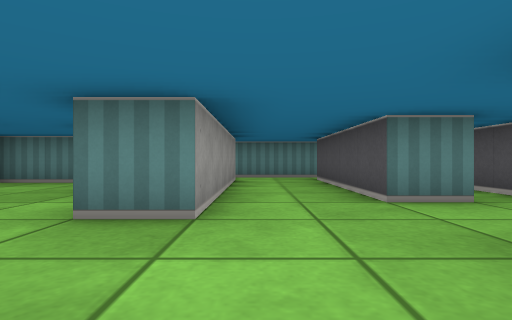
View 1 (above)

16 first-person views from a walk through a cub3D level. The camera is about half as high as the walls, looks level and sees 80° across. The floor is counted in squares. Each view is taken from the middle of a square. On the plan, view 1 faces up. The plan holds only what a view shows up to about 9 squares ahead; the rest is blank.

View 2
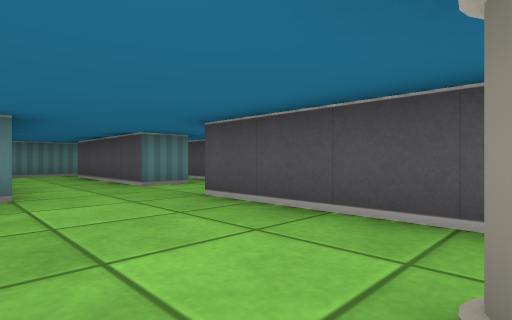

View 3
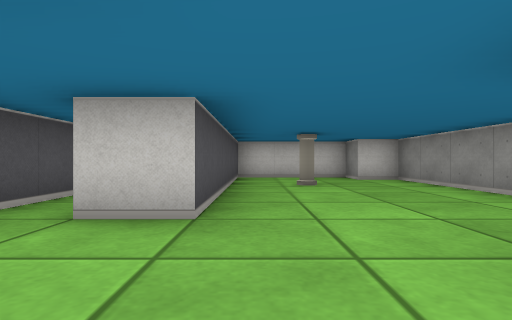

View 4
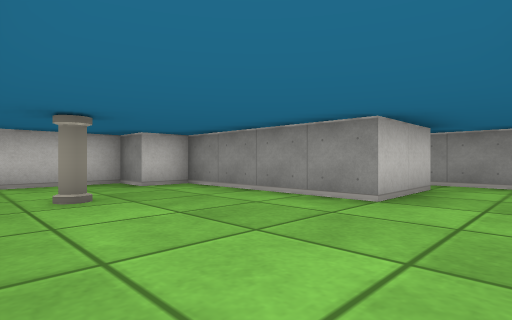

View 5
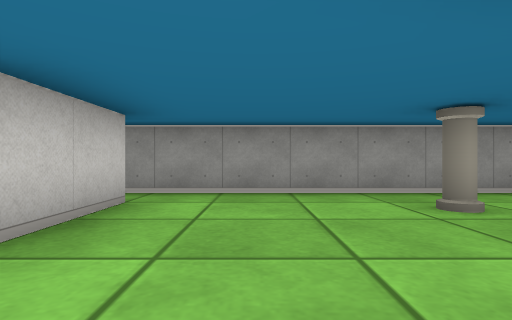

View 6
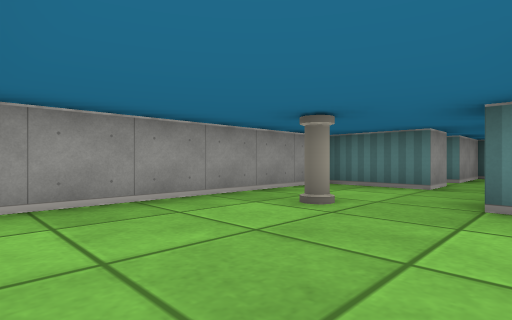

View 7
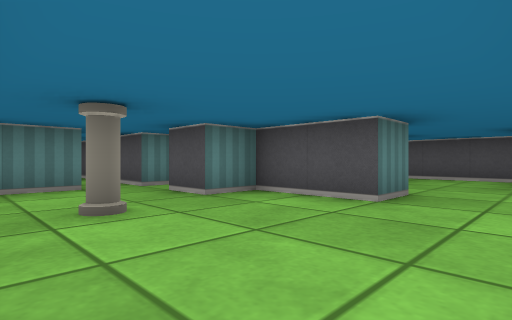

View 8
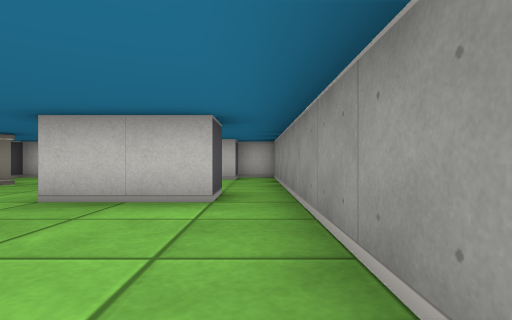

View 9
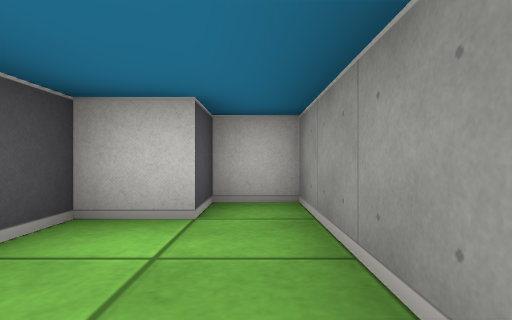

View 10
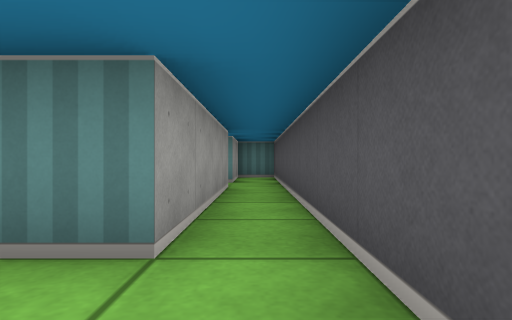

View 11
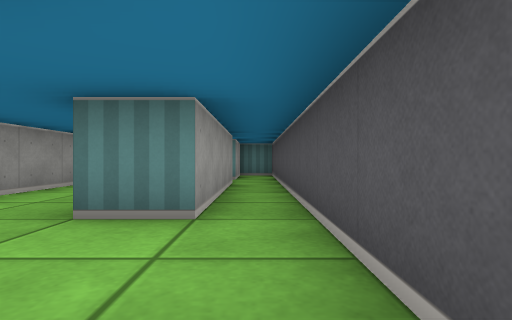

View 12
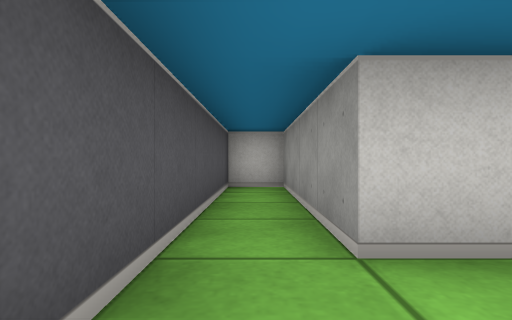

View 13
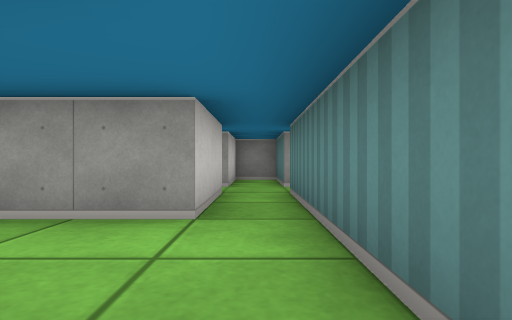

View 14
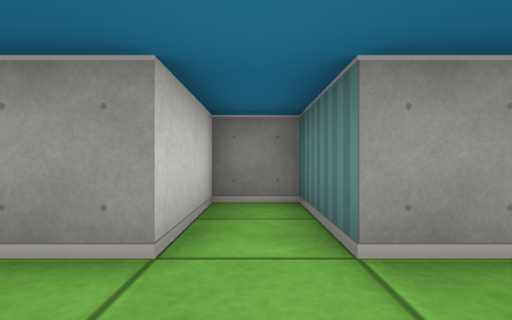

View 15
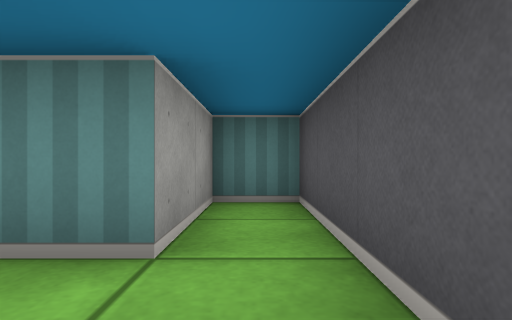

View 16
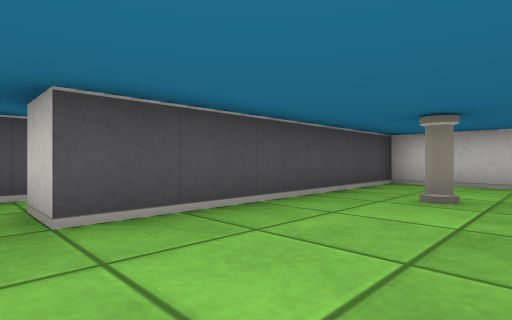

### Floor plan
Ten units are one square. View 1 is at (0, 0); x grows to the right and y downward. Boxes are objects, and circles mark ways between rooms. Rooms are numbered by the first view taken in them; rooms with no view inside come last. Other rooms are left out.
<svg viewBox="-60 -110 100 160">
<path fill="none" stroke="#000" d="M-25 -5 -25 35 -15 35 -15 45 15 45 15 -15 25 -15M25 -35 15 -35 15 -75M-5 -75 -5 -25 -15 -25M25 -85 -5 -85M-55 -59 -55 -5M-15 -25 -15 -45 -25 -45 -25 -55M-19 -65 -25 -65 -25 -75M-45 -5 -25 -5M-35 -75 -35 -65 -55 -65M-45 5 -45 -5M-55 -5 -55 45 -45 45 -45 35 -35 35 -35 28M25 -15 25 25 35 25 35 -105 25 -105 25 -85M25 -75 25 -35M-25 -75 -5 -75M-35 -105 -35 -85 -55 -85 -55 -75 -35 -75M-5 -85 -25 -85"/>
<rect x="-5" y="15" width="10" height="10" fill="#bbb"><title>pillar</title></rect>
<rect x="-45" y="-45" width="10" height="10" fill="#bbb"><title>pillar</title></rect>
<circle cx="-20" cy="-15" r="3" fill="#2a7"/>
<circle cx="20" cy="-25" r="3" fill="#2a7"/>
<circle cx="20" cy="-80" r="3" fill="#2a7"/>
<circle cx="-15" cy="-80" r="3" fill="#2a7"/>
<circle cx="-50" cy="0" r="3" fill="#2a7"/>
<circle cx="-30" cy="-70" r="3" fill="#2a7"/>
<text x="0" y="-10">1</text>
<text x="-40" y="-40">2</text>
<text x="-50" y="20">3</text>
<text x="30" y="-40">4</text>
<text x="-30" y="-80">5</text>
</svg>
Room 1 opens to room 2. Room 1 opens to room 4. Room 1 opens to room 5. Room 2 opens to room 3. Room 2 opens to room 5.

Where each view was taken, in squares from view 1:
view 1: 0 up, 0 right, facing up
view 2: 2 down, 1 left, facing up-right
view 3: 4 up, 1 right, facing down
view 4: 2 up, 1 right, facing down-left
view 5: 2 up, 1 left, facing left
view 6: 1 up, 2 left, facing up-left
view 7: 1 up, 5 left, facing up-right
view 8: 4 up, 5 left, facing down
view 9: 1 down, 5 left, facing down
view 10: 2 up, 3 right, facing up
view 11: 1 up, 3 right, facing up
view 12: 3 up, 3 right, facing down
view 13: 8 up, 2 right, facing left
view 14: 8 up, 2 left, facing left
view 15: 7 up, 3 right, facing up
view 16: 2 up, 1 left, facing down-right
